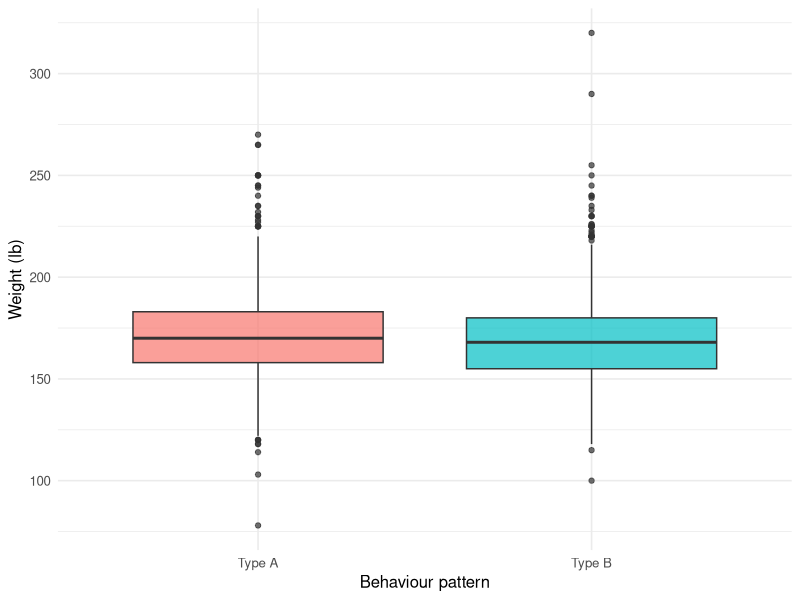
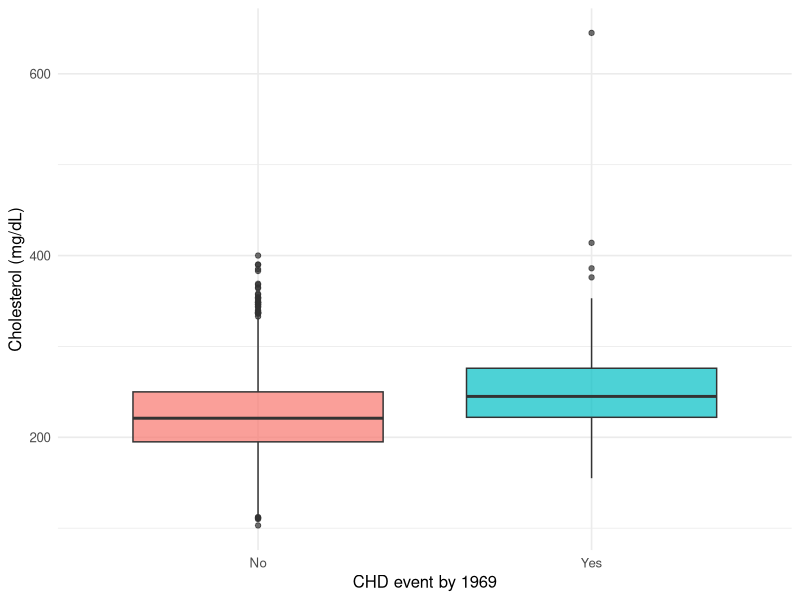
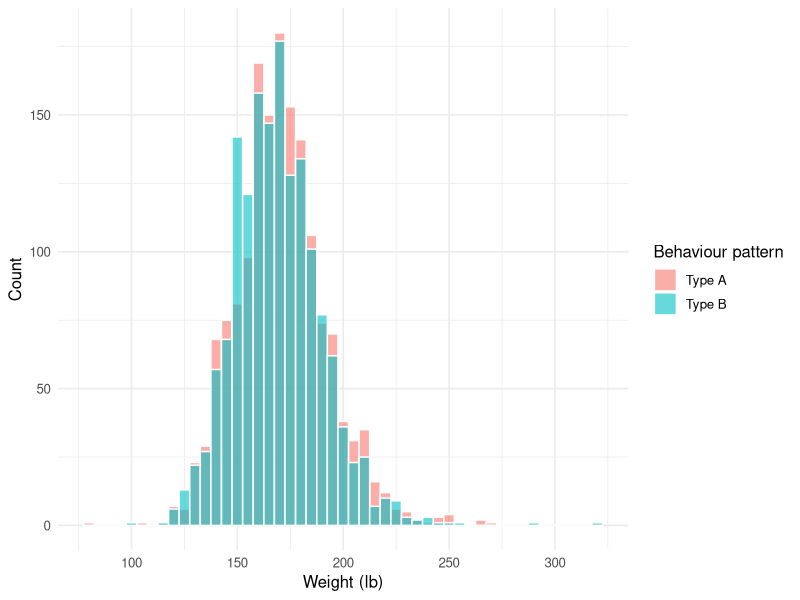
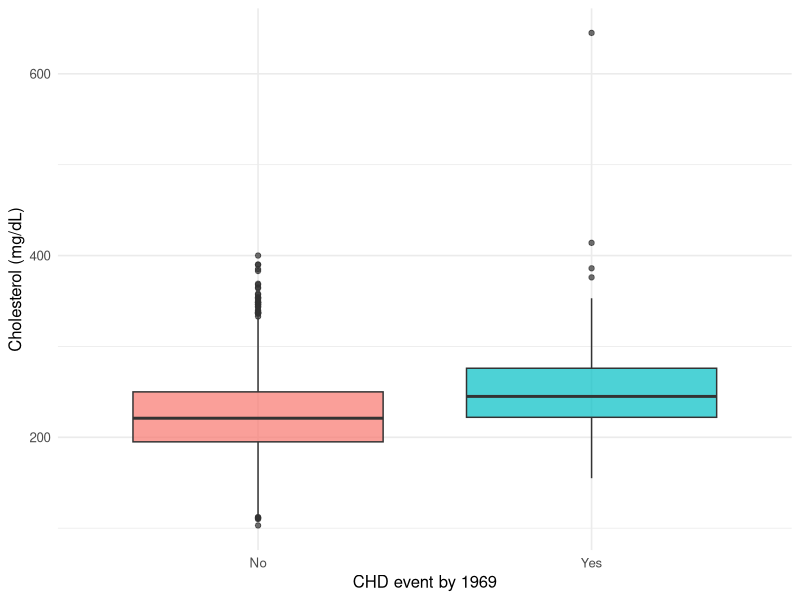

Recreate these plots in R, in order.
## ---- chunk 1
knitr::opts_knit$set(root.dir = "D:/Epi Biostat with R/Biostat_with_R/")
## ---- chunk 2
#| label: setup
#| include: false
library(readxl)
library(ggplot2)
library(knitr)
library(car)

options(digits = 4)
wcgs <- readxl::read_excel("Section2/Categorical data analysis/Datasets/wcgs.xls")
wcgs$dibpat <- factor(wcgs$dibpat, levels = c("Type A", "Type B"))
wcgs$chd69  <- factor(wcgs$chd69,  levels = c("No", "Yes"))
## ---- chunk 3
#| label: fig-box-intro
#| fig-cap: "Two independent-groups comparisons used throughout this chapter."
#| fig-subcap:
#|   - "Weight by behaviour pattern (dibpat)"
#|   - "Cholesterol by CHD event status (chd69)"
#| layout-ncol: 2
ggplot(wcgs, aes(x = dibpat, y = weight, fill = dibpat)) +
  geom_boxplot(alpha = 0.7, show.legend = FALSE) +
  labs(x = "Behaviour pattern", y = "Weight (lb)") +
  theme_minimal(base_size = 12)

ggplot(wcgs, aes(x = chd69, y = chol, fill = chd69)) +
  geom_boxplot(alpha = 0.7, show.legend = FALSE) +
  labs(x = "CHD event by 1969", y = "Cholesterol (mg/dL)") +
  theme_minimal(base_size = 12)
## ---- chunk 4
#| label: student-manual-sample
set.seed(111)
A <- wcgs[wcgs$dibpat == "Type A", c("id", "weight")]
B <- wcgs[wcgs$dibpat == "Type B", c("id", "weight")]
sA <- as.data.frame(A[sample(nrow(A), 8), ])
sB <- as.data.frame(B[sample(nrow(B), 8), ])
kable(sA, caption = "Type A subsample (n = 8)")
kable(sB, caption = "Type B subsample (n = 8)")
## ---- chunk 5
#| label: student-manual-stats
x1 <- sA$weight; x2 <- sB$weight
n1 <- length(x1); n2 <- length(x2)
m1 <- mean(x1); m2 <- mean(x2)
v1 <- var(x1);  v2 <- var(x2)

data.frame(Group = c("Type A","Type B"), n = c(n1,n2),
           Mean = c(m1,m2), Variance = c(v1,v2), SD = c(sd(x1), sd(x2)))
## ---- chunk 6
#| label: student-manual-pooled
sp2 <- ((n1 - 1) * v1 + (n2 - 1) * v2) / (n1 + n2 - 2)
sp2
## ---- chunk 7
#| label: student-manual-t
se_pooled <- sqrt(sp2 * (1/n1 + 1/n2))
t_pooled  <- (m1 - m2) / se_pooled
df_pooled <- n1 + n2 - 2
p_pooled  <- 2 * pt(-abs(t_pooled), df = df_pooled)
data.frame(SE = se_pooled, t = t_pooled, df = df_pooled, p_value = p_pooled)
## ---- chunk 8
#| label: student-manual-verify
t.test(x1, x2, var.equal = TRUE)
## ---- chunk 9
#| label: welch-manual-se
se_welch <- sqrt(v1/n1 + v2/n2)
se_welch
## ---- chunk 10
#| label: welch-manual-df
df_welch <- (v1/n1 + v2/n2)^2 / ( (v1/n1)^2/(n1-1) + (v2/n2)^2/(n2-1) )
df_welch
## ---- chunk 11
#| label: welch-manual-t
t_welch <- (m1 - m2) / se_welch
p_welch <- 2 * pt(-abs(t_welch), df = df_welch)
data.frame(t = t_welch, df = df_welch, p_value = p_welch)
## ---- chunk 12
#| label: welch-manual-verify
t.test(x1, x2, var.equal = FALSE)
## ---- chunk 13
#| label: var-check-weight
var.test(weight ~ dibpat, data = wcgs)          # F-test (sensitive to non-normality)
leveneTest(weight ~ dibpat, data = wcgs)         # Levene's test (robust to non-normality)
## ---- chunk 14
#| label: mwu-manual-sample
set.seed(222)
Y <- wcgs[wcgs$chd69 == "Yes" & !is.na(wcgs$chol), c("id", "chol")]
N <- wcgs[wcgs$chd69 == "No"  & !is.na(wcgs$chol), c("id", "chol")]
sY <- as.data.frame(Y[sample(nrow(Y), 8), ])
sN <- as.data.frame(N[sample(nrow(N), 8), ])
kable(sY, caption = "CHD = Yes subsample (n = 8)")
kable(sN, caption = "CHD = No subsample (n = 8)")
## ---- chunk 15
#| label: mwu-manual-ranks
g1 <- sY$chol; g2 <- sN$chol
n1 <- length(g1); n2 <- length(g2)
allvals <- c(g1, g2)
grp <- c(rep("Yes", n1), rep("No", n2))
rk  <- rank(allvals)

tab <- data.frame(chol = allvals, group = grp, rank = rk)
tab <- tab[order(tab$chol), ]
kable(tab, row.names = FALSE, caption = "Combined, ranked cholesterol values")
## ---- chunk 16
#| label: mwu-manual-sums
R1 <- sum(rk[grp == "Yes"])
R2 <- sum(rk[grp == "No"])
data.frame(Group = c("Yes","No"), Rank_sum = c(R1,R2),
           Total = R1 + R2, Expected = (n1+n2)*(n1+n2+1)/2)
## ---- chunk 17
#| label: mwu-manual-u
#| echo: false
U1 <- R1 - n1*(n1+1)/2
U2 <- R2 - n2*(n2+1)/2
U  <- min(U1, U2)
data.frame(U1 = U1, U2 = U2, `U1+U2` = U1+U2, `n1*n2` = n1*n2,
           U_test_statistic = U, check.names = FALSE)
## ---- chunk 18
#| label: mwu-manual-z
#| echo: false
mu_U    <- n1*n2/2
sigma_U <- sqrt(n1*n2*(n1+n2+1)/12)
z_manual <- (U - mu_U) / sigma_U
p_manual <- 2 * pnorm(-abs(z_manual))
data.frame(mu_U, sigma_U, z = z_manual, p_value = p_manual)
## ---- chunk 19
#| label: mwu-manual-verify
wilcox.test(g1, g2)                       # default: continuity-corrected
wilcox.test(g1, g2, correct = FALSE)      # matches the hand normal-approximation
## ---- chunk 20
#| label: fig-weight-normcheck
#| fig-cap: "Weight distributions by behaviour pattern — both reasonably symmetric."
ggplot(wcgs, aes(x = weight, fill = dibpat)) +
  geom_histogram(binwidth = 5, alpha = 0.6, position = "identity", colour = "white") +
  labs(x = "Weight (lb)", y = "Count", fill = "Behaviour pattern") +
  theme_minimal(base_size = 12)
## ---- chunk 21
#| label: full-weight-tests
t.test(weight ~ dibpat, data = wcgs, var.equal = TRUE)   # Student's
t.test(weight ~ dibpat, data = wcgs, var.equal = FALSE)  # Welch's
## ---- chunk 22
#| label: fig-chol-box
#| fig-cap: "Cholesterol by CHD event status, showing greater spread, right skew, and outliers in the CHD = Yes group."
ggplot(wcgs, aes(x = chd69, y = chol, fill = chd69)) +
  geom_boxplot(alpha = 0.7, show.legend = FALSE) +
  labs(x = "CHD event by 1969", y = "Cholesterol (mg/dL)") +
  theme_minimal(base_size = 12)
## ---- chunk 23
#| label: full-chol-variance-normality
var.test(chol ~ chd69, data = wcgs)
leveneTest(chol ~ chd69, data = wcgs)
shapiro.test(wcgs$chol[wcgs$chd69 == "Yes"])
shapiro.test(wcgs$chol[wcgs$chd69 == "No"])
## ---- chunk 24
#| label: full-chol-tests
t.test(chol ~ chd69, data = wcgs, var.equal = TRUE)   # Student's
t.test(chol ~ chd69, data = wcgs, var.equal = FALSE)  # Welch's
wilcox.test(chol ~ chd69, data = wcgs, conf.int = TRUE)
## ---- chunk 25
#| label: tbl-summary-twogroup
pairs_list <- list(
  list(outcome = "weight", group = "dibpat"),
  list(outcome = "sbp",    group = "dibpat"),
  list(outcome = "chol",   group = "chd69"),
  list(outcome = "sbp",    group = "chd69"),
  list(outcome = "weight", group = "smoke")
)

results <- do.call(rbind, lapply(pairs_list, function(p) {
  f  <- as.formula(paste(p$outcome, "~", p$group))
  d  <- wcgs[!is.na(wcgs[[p$outcome]]), ]
  st <- t.test(f, data = d, var.equal = TRUE)
  we <- t.test(f, data = d, var.equal = FALSE)
  mw <- wilcox.test(f, data = d)
  data.frame(Outcome = p$outcome, Group = p$group,
             Student_t = round(unname(st$statistic), 2), Student_df = round(unname(st$parameter),1),
             Student_p = signif(st$p.value, 3),
             Welch_t = round(unname(we$statistic), 2), Welch_df = round(unname(we$parameter), 1),
             Welch_p = signif(we$p.value, 3),
             MannWhitney_W = unname(mw$statistic), MW_p = signif(mw$p.value, 3))
}))
kable(results)
